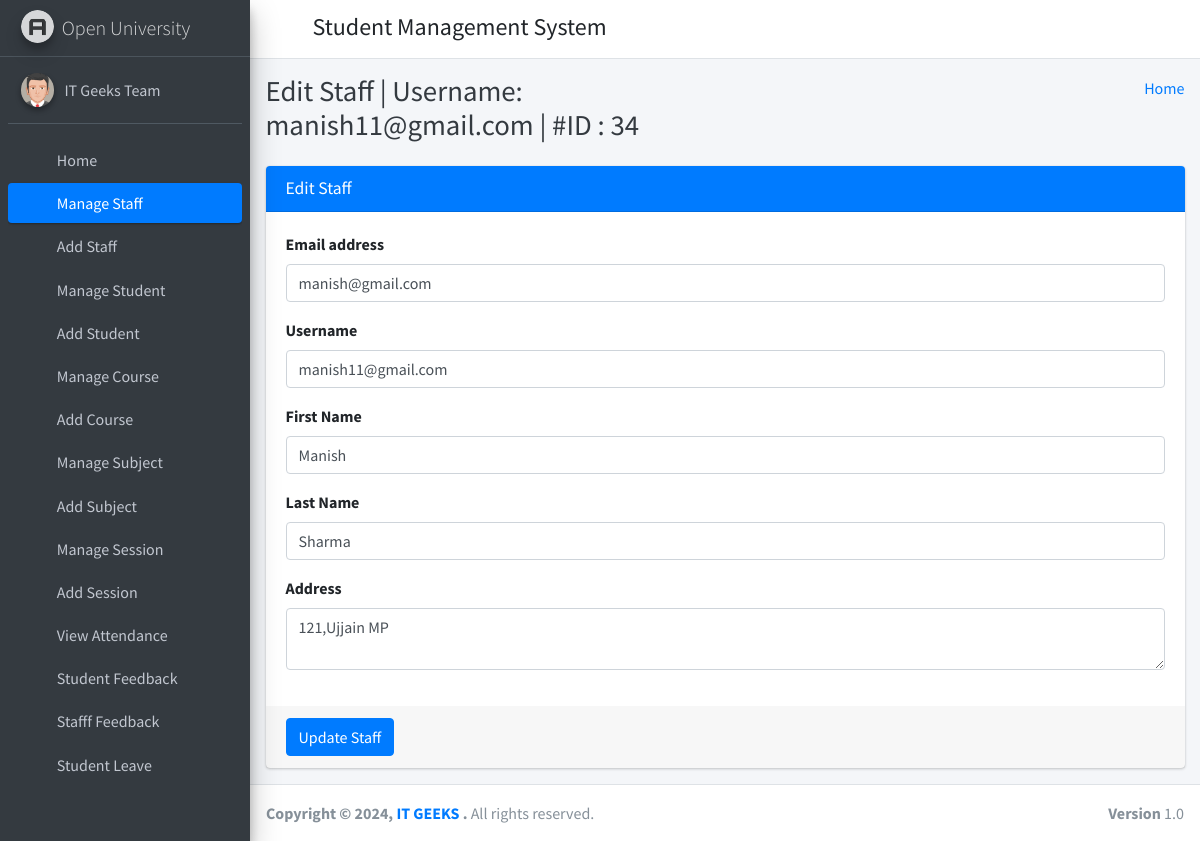
Screenshot of /edit_staff/34/ (signed in) with the database file from the repository.
### student_management_app/models.py (models this page shows)
class CustomUser(AbstractUser):
    user_type_data = ((1, "HOD"), (2, "Staff"), (3, "Student"))
    user_type = models.CharField(default=1, choices=user_type_data, max_length=10)

class Staffs(models.Model):
    id = models.AutoField(primary_key=True)
    admin = models.OneToOneField(CustomUser, on_delete = models.CASCADE)
    address = models.TextField()
    created_at = models.DateTimeField(auto_now_add=True)
    updated_at = models.DateTimeField(auto_now=True)
    objects = models.Manager()

### student_management_app/HodViews.py (the view)
# urls.py: path('edit_staff/<staff_id>/', HodViews.edit_staff, name="edit_staff"),
def edit_staff(request, staff_id):
    staff = Staffs.objects.get(admin=staff_id)
    context = {
        "staff": staff,
        "id": staff_id
    }
    return render(request, "hod_template/edit_staff_template.html", context)

### student_management_app/LoginCheckMiddleWare.py (called while the page is built, shortened)
    def process_view(self, request, view_func, view_args, view_kwargs):
        modulename = view_func.__module__
        user = request.user
        if user.is_authenticated:
            if user.user_type == "1":
                if modulename == "student_management_app.HodViews":
                    pass
                elif modulename == "student_management_app.views" or modulename == "django.views.static":
                    pass
                else:
                    return redirect("admin_home")
            else:
                return redirect("login")
        else:
            if request.path == reverse("login") or request.path == reverse("doLogin"):
                pass
            else:
                return redirect("login")

### student_management_app/templates/hod_template/edit_staff_template.html (shortened to what this page needs)
{% extends 'hod_template/base_template.html' %}
{% block page_title %}
    Edit Staff | Username: {{ staff.admin.username }} | #ID : {{ staff.admin.id }}
{% endblock page_title %}
{% block main_content %}
{% load static %}
<section class="content">
        <div class="container-fluid">
            <div class="row">
                <div class="col-md-12">
                    <div class="card card-primary">
                    <div class="card-header">
                        <h3 class="card-title">Edit Staff</h3>
                    </div>
                    <form role="form" method="POST" action="{% url 'edit_staff_save' %}">
                        <div class="card-body">
                            <div class="form-group">
                                <label>Email address</label>
                                <input type="email" class="form-control" name="email" value="{{ staff.admin.email }}">
                            </div>
                            <div class="form-group">
                                <label>Username</label>
                                <input type="text" class="form-control" name="username" value="{{ staff.admin.username }}">
                            </div>
                            <div class="form-group">
                                <label>First Name</label>
                                <input type="text" class="form-control" name="first_name" value="{{ staff.admin.first_name }}">
                            </div>
                            <div class="form-group">
                                <label>Last Name</label>
                                <input type="text" class="form-control" name="last_name" value="{{ staff.admin.last_name }}">
                            </div>
                            <div class="form-group">
                                <label>Address</label>
                                <textarea class="form-control" name="address">{{ staff.address }}</textarea>
                            </div>
                        </div>
                        <div class="card-footer">
                        <button type="submit" class="btn btn-primary">Update Staff</button>
                        </div>
                    </form>
                    </div>
                </div>
            </div>
        </div>
      </section>
  {% endblock main_content %}

### student_management_app/templates/hod_template/sidebar_template.html (shortened to what this page needs)
{% load static %}
<aside class="main-sidebar sidebar-dark-primary elevation-4">
      <a href="{% url 'admin_home' %}" class="brand-link">
        <img src="{% static 'dist/img/AdminLTELogo.png' %}" alt="AdminLTE Logo" class="brand-image img-circle elevation-3"
            style="opacity: .8">
        <span class="brand-text font-weight-light">Open University</span>
      </a>
      <div class="sidebar">
        <div class="user-panel mt-3 pb-3 mb-3 d-flex">
          <div class="image">
            <img src="{% static 'dist/img/user2-160x160.jpg' %}" class="img-circle elevation-2" alt="User Image">
          </div>
          <div class="info">
            <a href="{% url 'admin_profile' %}" class="d-block">{{ user.first_name }} {{ user.last_name }}</a>
          </div>
        </div>
        <nav class="mt-2">
          <ul class="nav nav-pills nav-sidebar flex-column" data-widget="treeview" role="menu" data-accordion="false">
            <li class="nav-item">
              {% url 'admin_home' as admin_home %}
              <a href="{{ admin_home }}" class="nav-link {% if request.path == admin_home %} active {% endif %}">
                <i class="nav-icon fas fa-tachometer-alt"></i>
                <p>
                  Home
                </p>
              </a>
            </li>
            <li class="nav-item">
              {% url 'manage_staff' as manage_staff %}
              {% url 'edit_staff' staff_id=id as edit_staff %}
              <a href="{{ manage_staff }}" class="nav-link {% if request.path == manage_staff %} active {% endif %} {% if request.path == edit_staff %} active {% endif %}">
                <i class="nav-icon fas fa-chalkboard-teacher"></i>
                <p>
                  Manage Staff
                </p>
              </a>
            </li>
            <li class="nav-item">
              {% url 'add_staff' as add_staff %}
              <a href="{{ add_staff }}" class="nav-link {% if request.path == add_staff %} active {% endif %}">
                <i class="nav-icon fas fa-th"></i>
                <p>
                  Add Staff
                </p>
              </a>
            </li>
            <li class="nav-item">
              {% url 'manage_student' as manage_student %}
              {% url 'edit_student' student_id=id as edit_student %}
              <a href="{{ manage_student }}" class="nav-link {% if request.path == manage_student %} active {% endif %} {% if request.path == edit_student %} active {% endif %}">
                <i class="nav-icon fas fa-user-graduate"></i>
                <p>
                  Manage Student
                </p>
              </a>
            </li>
            <li class="nav-item">
              {% url 'add_student' as add_student %}
              <a href="{{ add_student }}" class="nav-link {% if request.path == add_student %} active {% endif %}">
                <i class="nav-icon fas fa-th"></i>
                <p>
                  Add Student
                </p>
              </a>
            </li>
            <li class="nav-item">
              {% url 'manage_course' as manage_course %}
              {% url 'edit_course' course_id=id as edit_course %}
              <a href="{{ manage_course }}" class="nav-link {% if request.path == manage_course %} active {% endif %} {% if request.path == edit_course %} active {% endif %}">
                <i class="nav-icon fas fa-chalkboard"></i>
                <p>
                  Manage Course
                </p>
              </a>
            </li>
            <li class="nav-item">
            {% url 'add_course' as add_course %}
              <a href="{{ add_course }}" class="nav-link {% if request.path == add_course %} active {% endif %}">
                <i class="nav-icon fas fa-th"></i>
                <p>
                  Add Course
                </p>
              </a>
            </li>
            <li class="nav-item">
              {% url 'manage_subject' as manage_subject %}
              {% url 'edit_subject' subject_id=id as edit_subject %}
              <a href="{{ manage_subject }}" class="nav-link {% if request.path == manage_subject %} active {% endif %} {% if request.path == edit_subject %} active {% endif %}">
                <i class="nav-icon fas fa-book"></i>
                <p>
                  Manage Subject
                </p>
              </a>
            </li>
            <li class="nav-item">
              {% url 'add_subject' as add_subject %}
              <a href="{{ add_subject }}" class="nav-link {% if request.path == add_subject %} active {% endif %}">
                <i class="nav-icon fas fa-th"></i>
                <p>
                  Add Subject
                </p>
              </a>
            </li>
            <li class="nav-item">
              {% url 'manage_session' as manage_session %}
              {% url 'edit_session' session_id=id as edit_session %}
              <a href="{{ manage_session }}" class="nav-link {% if request.path == manage_session %} active {% endif %} {% if request.path == edit_session %} active {% endif %}">
                <i class="nav-icon fas fa-graduation-cap"></i>
                <p>
                  Manage Session
                </p>
              </a>
            </li>
            <li class="nav-item">
              {% url 'add_session' as add_session %}
              <a href="{{ add_session }}" class="nav-link {% if request.path == add_session %} active {% endif %}">
                <i class="nav-icon fas fa-th"></i>
                <p>
                  Add Session
                </p>
              </a>
            </li>
            <li class="nav-item">
              {% url 'admin_view_attendance' as admin_view_attendance %}
              <a href="{{ admin_view_attendance }}" class="nav-link {% if request.path == admin_view_attendance %} active {% endif %}">
                <i class="nav-icon fas fa-calendar-alt"></i>
                <p>
                  View Attendance
                </p>
              </a>
            </li>
            <li class="nav-item">
              {% url 'student_feedback_message' as student_feedback_message %}
              <a href="{{ student_feedback_message }}" class="nav-link {% if request.path == student_feedback_message %} active {% endif %}">
                <i class="nav-icon fas fa-th"></i>
                <p>
                  Student Feedback
                </p>
              </a>
            </li>
            <li class="nav-item">
              {% url 'staff_feedback_message' as staff_feedback_message %}
              <a href="{{ staff_feedback_message }}" class="nav-link {% if request.path == staff_feedback_message %} active {% endif %}">
                <i class="nav-icon fas fa-th"></i>
                <p>
                  Stafff Feedback
                </p>
              </a>
            </li>
            <li class="nav-item">
              {% url 'student_leave_view' as student_leave_view %}
              <a href="{{ student_leave_view }}" class="nav-link {% if request.path == student_leave_view %} active {% endif %}">
                <i class="nav-icon fas fa-th"></i>
                <p>
                  Student Leave
                </p>
              </a>
            </li>
            <li class="nav-item">
              {% url 'staff_leave_view' as staff_leave_view %}
              <a href="{{ staff_leave_view }}" class="nav-link {% if request.path == staff_leave_view %} active {% endif %}">
                <p>
                </p>
              </a>
            </li>
          </ul>
        </nav>
      </div>
    </aside>

### rows the page displays
CustomUser: first_name "IT Geeks", last_name "Team"
Staffs: admin.username "manish11@gmail.com", admin.id "34", email "manish@gmail.com", username "manish11@gmail.com", first_name "Manish", last_name "Sharma", address "121,Ujjain MP"
